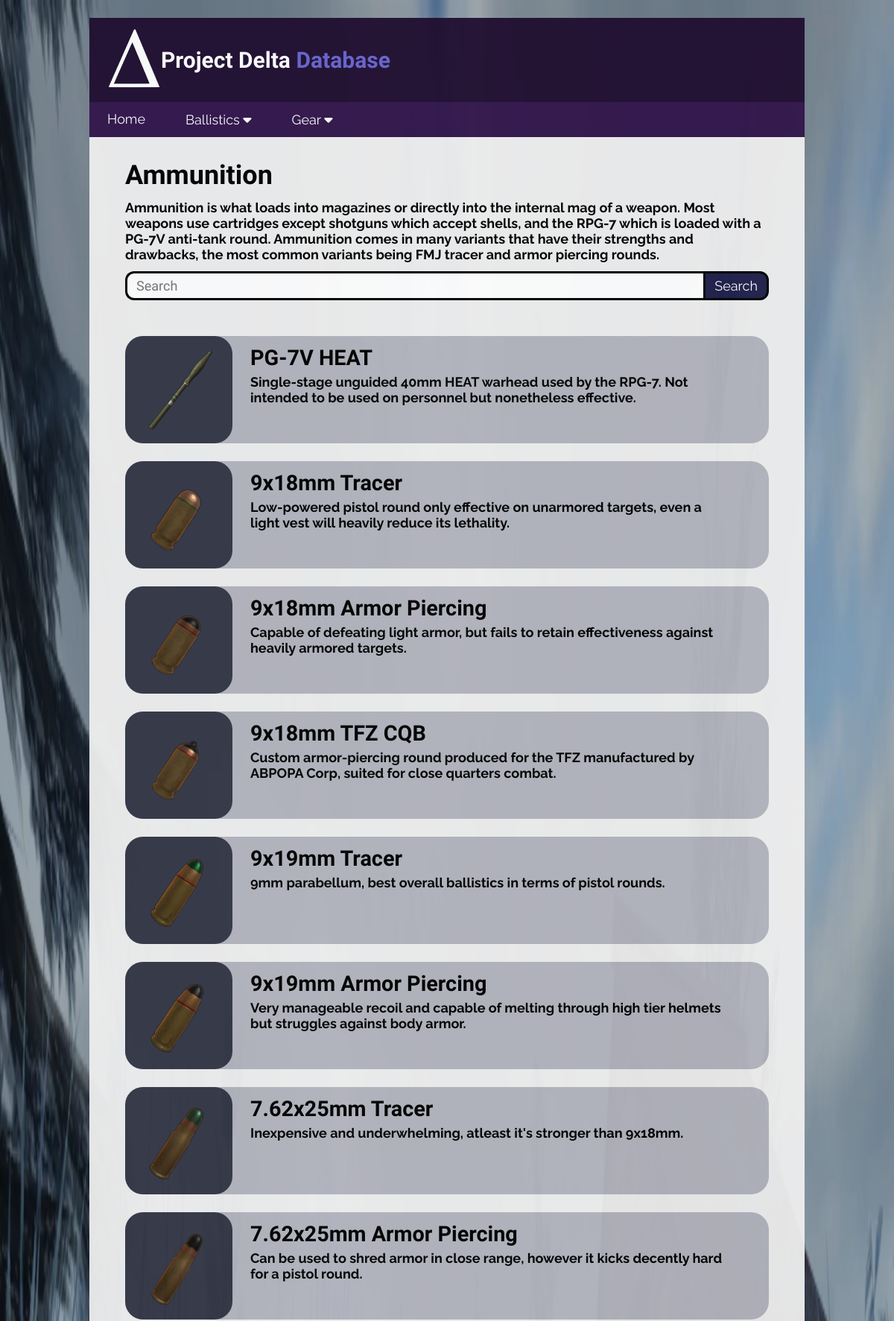
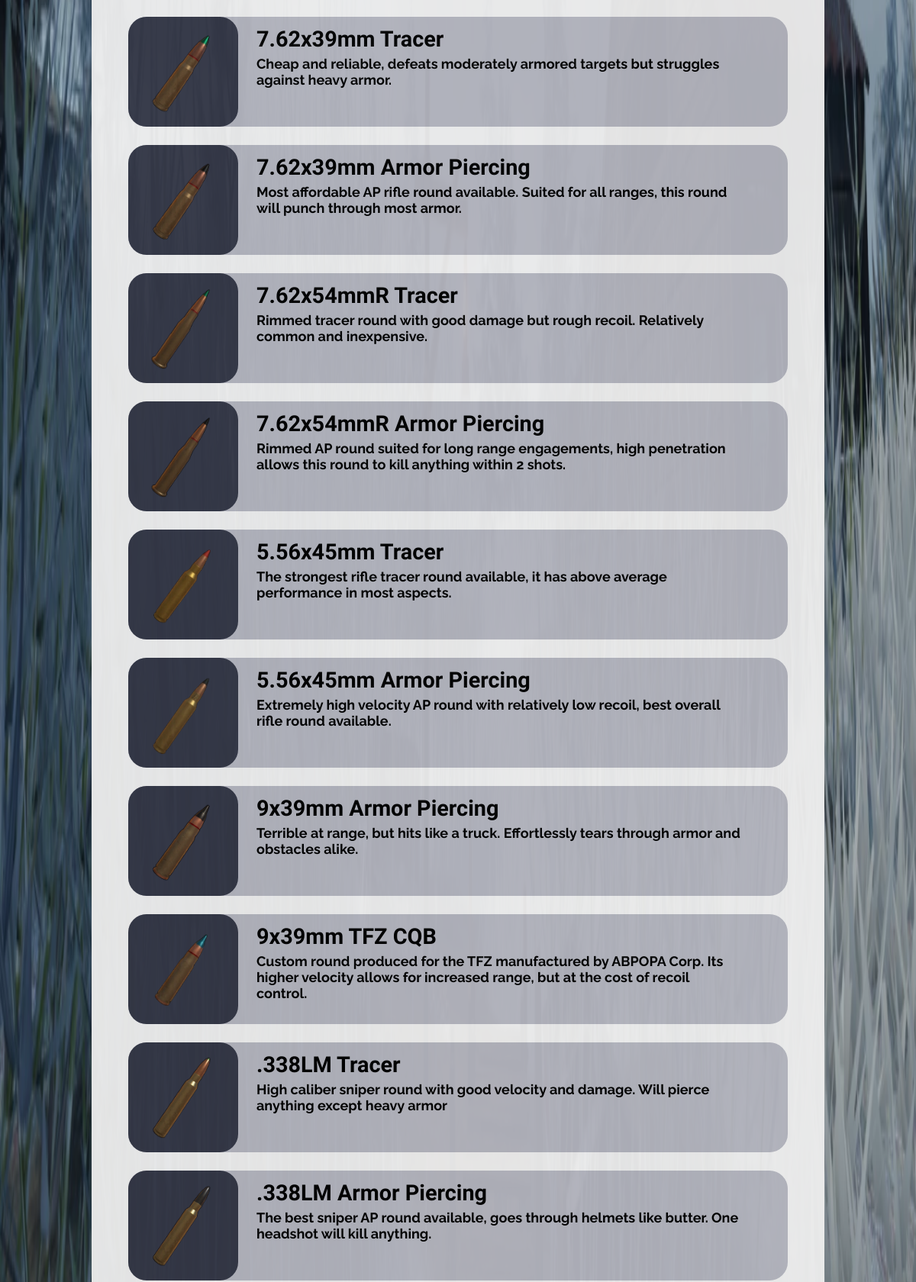
/ammunition (upper part), run on the app's committed database (2 pictures, top to bottom).
### tables this page shows
CREATE TABLE ammunition (id INTEGER PRIMARY KEY, caliber_id INTEGER REFERENCES calibers (id), name TEXT, velocity INTEGER, damage INTEGER, penetration INTEGER, image TEXT, description TEXT);

### Flask/routes.py (the view)
@app.route("/ammunition")
def ammunition():
    conn = sqlite3.connect('delta.db')
    cur = conn.cursor()
    search_query = request.args.get('search', '')
    if search_query:
        cur.execute("SELECT * FROM ammunition WHERE name LIKE ? ORDER BY id", ('%' + search_query + '%',))
    else:
        cur.execute('SELECT * FROM ammunition ORDER BY id')
    results = cur.fetchall()
    conn.close()
    return render_template('ammunition.html', params=results, title="Ammunition", search=search_query, easter_egg_queries=easter_egg_queries)

### Flask/templates/ammunition.html (shortened to what this page needs)
{% extends "partials/layout.html" %}
{% block content %}
<h2>Ammunition</h2>
<h4>
    Ammunition is what loads into magazines or directly into the internal mag of a weapon.
    Most weapons use cartridges except shotguns which accept shells,
    and the RPG-7 which is loaded with a PG-7V anti-tank round.
    Ammunition comes in many variants that have their strengths and drawbacks,
    the most common variants being FMJ tracer and armor piercing rounds.
</h4>
<form method="get" action="/ammunition">
    <input type="text" name="search" placeholder="Search" value="{{ search }}">
    <button type="submit">Search</button>
</form>
{% set is_easter_egg = search and search|lower in easter_egg_queries %}
{% if params %}
{% for ammo in params %}
<div class="row">
    <a href="/ammo/{{ammo[0]}}">
        <img src="/static/images/ballistics/ammunition/{{ammo[6]}}" class="icon">
    </a>
    <div>
        <h3>{{ammo[2]}}</h3>
        <h5>{{ammo[7]}}</h5>
    </div>
</div>
{% endfor %}
{% endif %}
{% endblock %}

### Flask/static/css/style.css (style rules this page uses)
body { background-image: url("../images/background.png"); background-repeat: no-repeat; background-attachment: fixed; background-size: 100% 100%; margin: 0; font-family: "Raleway"; }
form { display: flex; margin: 0 4vw 4vw 4vw; max-width: 100vw; }
form input[type="text"] { flex: 1; padding: 0.5vw 0 0.5vw 1vw; font-size: 1.5vw; border: 0.25vw solid black; border-right: none; border-radius: 1vw 0 0 1vw; outline: none; transition: border-color 0.3s ease; font-family: "bungee"; }
form button { padding: 0.5vw 1vw 0.5vw 1vw; background-color: rgb(32, 33, 75); color: white; font-size: 1.5vw; border: 0.25vw solid black; border-radius: 0 1vw 1vw 0; cursor: pointer; transition-duration: 0.3s; font-family: "raleway"; }
.icon { display: block; width: 9vw; height: 9vw; padding: 1.5vw; background-color: #343746; border-radius: 2vw; transition-duration: 0.3s; }
h2 { color: black; font-size: 3vw; margin: 2.5vw 0 1vw 4vw; font-family: 'Bungee'; }
a { color: black; text-decoration: none; display: inline-block; transition-duration: 0.3s; }
h3 { color: black; font-size: 2.4vw; margin-top: 1vw; margin-left: 2vw; font-family: 'Bungee'; }
h4 { color: black; font-size: 1.5vw; margin: 0 4vw 1vw 4vw; }
h5 { color: black; font-size: 1.5vw; margin: -2vw 5vw 0 2vw; }
.row { display: flex; margin: 0vw 4vw 2vw 4vw; flex: 1 1 auto; background-color: #b4b5be; border-radius: 2vw; }

### data on the page
ammunition: image (picture), name "PG-7V HEAT", description "Single-stage unguided 40mm HEAT warhead used by the RPG-7. Not intended to be used on personnel but nonetheless effective."
ammunition: image (picture), name "9x18mm Tracer", description "Low-powered pistol round only effective on unarmored targets, even a light vest will heavily reduce its lethality."
ammunition: image (picture), name "9x18mm Armor Piercing", description "Capable of defeating light armor, but fails to retain effectiveness against heavily armored targets."
ammunition: image (picture), name "9x18mm TFZ CQB", description "Custom armor-piercing round produced for the TFZ manufactured by ABPOPA Corp, suited for close quarters combat."
ammunition: image (picture), name "9x19mm Tracer", description "9mm parabellum, best overall ballistics in terms of pistol rounds."
ammunition: image (picture), name "9x19mm Armor Piercing", description "Very manageable recoil and capable of melting through high tier helmets but struggles against body armor."
ammunition: image (picture), name "7.62x25mm Tracer", description "Inexpensive and underwhelming, atleast it's stronger than 9x18mm."
ammunition: image (picture), name "7.62x25mm Armor Piercing", description "Can be used to shred armor in close range, however it kicks decently hard for a pistol round."
ammunition: image (picture), name "7.62x39mm Tracer", description "Cheap and reliable, defeats moderately armored targets but struggles against heavy armor."
ammunition: image (picture), name "7.62x39mm Armor Piercing", description "Most affordable AP rifle round available. Suited for all ranges, this round will punch through most armor."
ammunition: image (picture), name "7.62x54mmR Tracer", description "Rimmed tracer round with good damage but rough recoil. Relatively common and inexpensive."
ammunition: image (picture), name "7.62x54mmR Armor Piercing", description "Rimmed AP round suited for long range engagements, high penetration allows this round to kill anything within 2 shots."
ammunition: image (picture), name "5.56x45mm Tracer", description "The strongest rifle tracer round available, it has above average performance in most aspects."
ammunition: image (picture), name "5.56x45mm Armor Piercing", description "Extremely high velocity AP round with relatively low recoil, best overall rifle round available."
ammunition: image (picture), name "9x39mm Armor Piercing", description "Terrible at range, but hits like a truck. Effortlessly tears through armor and obstacles alike."
ammunition: image (picture), name "9x39mm TFZ CQB", description "Custom round produced for the TFZ manufactured by ABPOPA Corp. Its higher velocity allows for increased range, but at the cost of recoil control."
ammunition: image (picture), name ".338LM Tracer", description "High caliber sniper round with good velocity and damage. Will pierce anything except heavy armor"
ammunition: image (picture), name ".338LM Armor Piercing", description "The best sniper AP round available, goes through helmets like butter. One headshot will kill anything."
